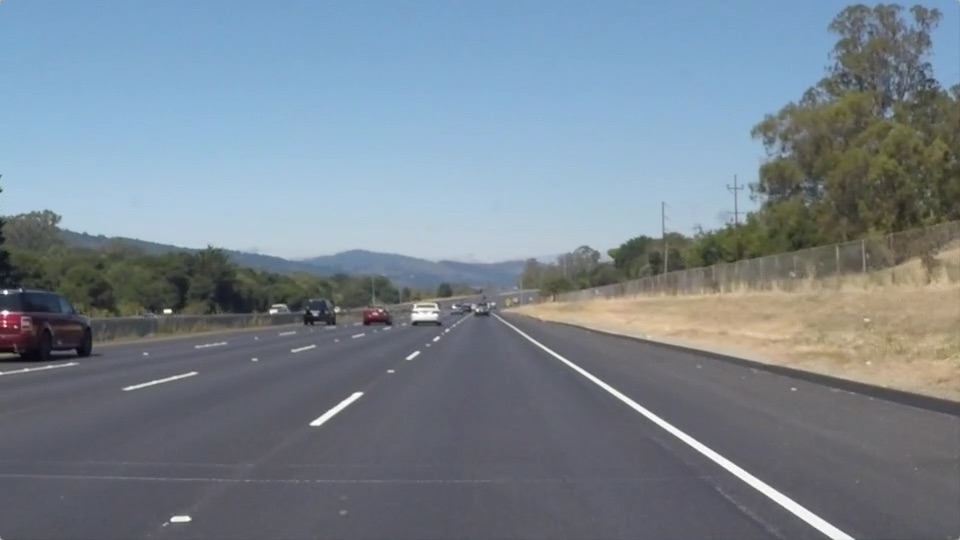
#> input picture Term1/Projects/P1-LaneLines/test_images/solidWhiteRight.jpg, 960 x 540 px
$ jupyter execute --allow-errors P1.ipynb   (shell and % lines are left out)
#> lines starting #> are read from the running program, lines starting #| are printed output that depends on the picture
# Self-Driving Car Engineer Nanodegree

## Project: **Finding Lane Lines on the Road**
***
In this project, you will use the tools you learned about in the lesson to identify lane lines on the road.  You can develop your pipeline on a series of individual images, and later apply the result to a video stream (really just a series of images). Check out the video clip "raw-lines-example.mp4" (also contained in this repository) to see what the output should look like after using the helper functions below.

Once you have a result that looks roughly like "raw-lines-example.mp4", you'll need to get creative and try to average and/or extrapolate the line segments you've detected to map out the full extent of the lane lines.  You can see an example of the result you're going for in the video "P1_example.mp4".  Ultimately, you would like to draw just one line for the left side of the lane, and one for the right.

In addition to implementing code, there is a brief writeup to complete. The writeup should be completed in a separate file, which can be either a markdown file or a pdf document. There is a [write up template](https://github.com/udacity/CarND-LaneLines-P1/blob/master/writeup_template.md) that can be used to guide the writing process. Completing both the code in the Ipython notebook and the writeup template will cover all of the [rubric points](https://review.udacity.com/#!/rubrics/322/view) for this project.

---
Let's have a look at our first image called 'test_images/solidWhiteRight.jpg'.  Run the 2 cells below (hit Shift-Enter or the "play" button above) to display the image.

**Note: If, at any point, you encounter frozen display windows or other confounding issues, you can always start again with a clean slate by going to the "Kernel" menu above and selecting "Restart & Clear Output".**

---

**The tools you have are color selection, region of interest selection, grayscaling, Gaussian smoothing, Canny Edge Detection and Hough Tranform line detection.  You  are also free to explore and try other techniques that were not presented in the lesson.  Your goal is piece together a pipeline to detect the line segments in the image, then average/extrapolate them and draw them onto the image for display (as below).  Once you have a working pipeline, try it out on the video stream below.**

---

<figure>

 <figcaption>
 <p></p>
 <p style="text-align: center;"> Your output should look something like this (above) after detecting line segments using the helper functions below </p>
 </figcaption>
</figure>
 <p></p>
<figure>

 <figcaption>
 <p></p>
 <p style="text-align: center;"> Your goal is to connect/average/extrapolate line segments to get output like this</p>
 </figcaption>
</figure>

**Run the cell below to import some packages.  If you get an `import error` for a package you've already installed, try changing your kernel (select the Kernel menu above --> Change Kernel).  Still have problems?  Try relaunching Jupyter Notebook from the terminal prompt.  Also, see [this forum post](https://carnd-forums.udacity.com/cq/viewquestion.action?spaceKey=CAR&id=29496372&questionTitle=finding-lanes---import-cv2-fails-even-though-python-in-the-terminal-window-has-no-problem-with-import-cv2) for more troubleshooting tips.**

## Import Packages

[cell 1]
#importing some useful packages
import matplotlib.pyplot as plt
import matplotlib.image as mpimg
import numpy as np
import cv2

## Read in an Image

[cell 2]
#reading in an image
image = mpimg.imread('test_images/solidWhiteRight.jpg')
#> image is the input picture: shape (540, 960, 3); mean R, G, B 120.3, 132.6, 143.7

#printing out some stats and plotting
print('This image is:', type(image), 'with dimensions:', image.shape)
#| This image is: <class 'numpy.ndarray'> with dimensions: (540, 960, 3)
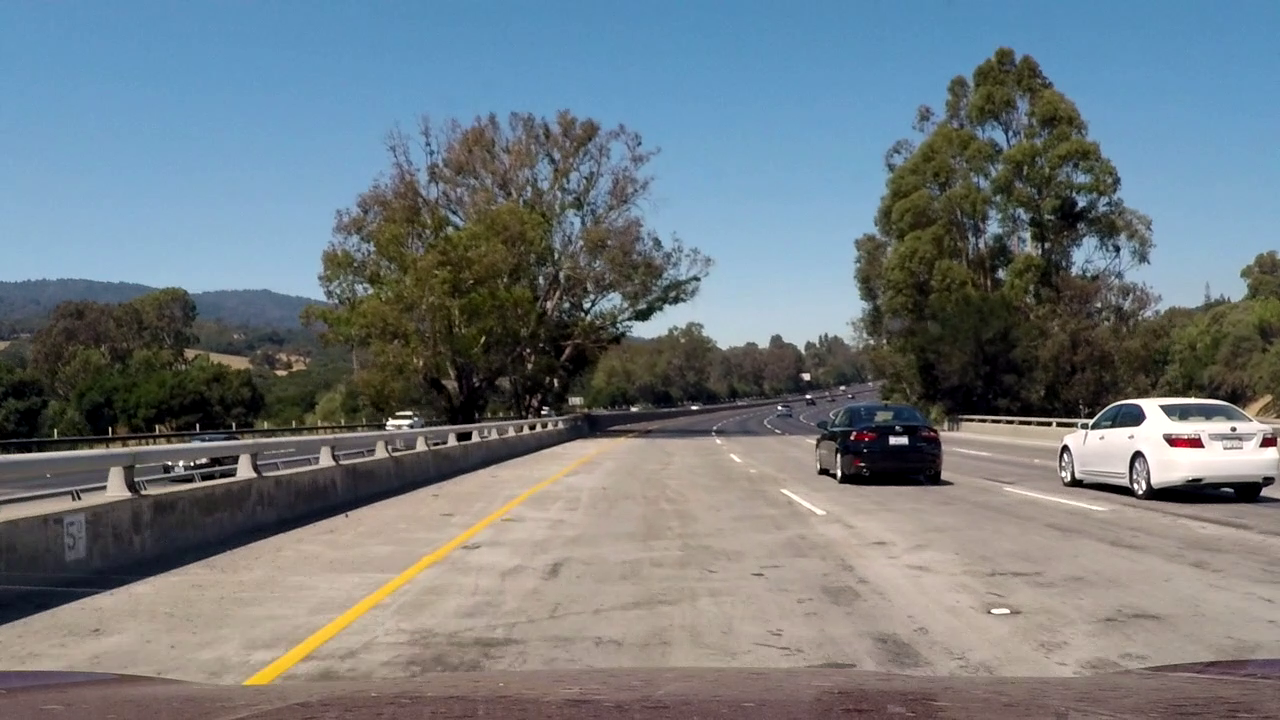
#> input picture Term1/Projects/P1-LaneLines/test_images/challenge1.jpg, 1280 x 720 px
#> further down, img is the input picture: shape (720, 1280, 3) float32; mean R, G, B 0.447, 0.481, 0.501
plt.imshow(image)  # if you wanted to show a single color channel image called 'gray', for example, call as plt.imshow(gray, cmap='gray')

## Ideas for Lane Detection Pipeline

**Some OpenCV functions (beyond those introduced in the lesson) that might be useful for this project are:**

`cv2.inRange()` for color selection
`cv2.fillPoly()` for regions selection
`cv2.line()` to draw lines on an image given endpoints
`cv2.addWeighted()` to coadd / overlay two images
`cv2.cvtColor()` to grayscale or change color
`cv2.imwrite()` to output images to file
`cv2.bitwise_and()` to apply a mask to an image

**Check out the OpenCV documentation to learn about these and discover even more awesome functionality!**

## Helper Functions

Below are some helper functions to help get you started. They should look familiar from the lesson!

[cell 3]
import math

def grayscale(img):
    """Applies the Grayscale transform
    This will return an image with only one color channel"""
    return cv2.cvtColor(img, cv2.COLOR_RGB2GRAY)
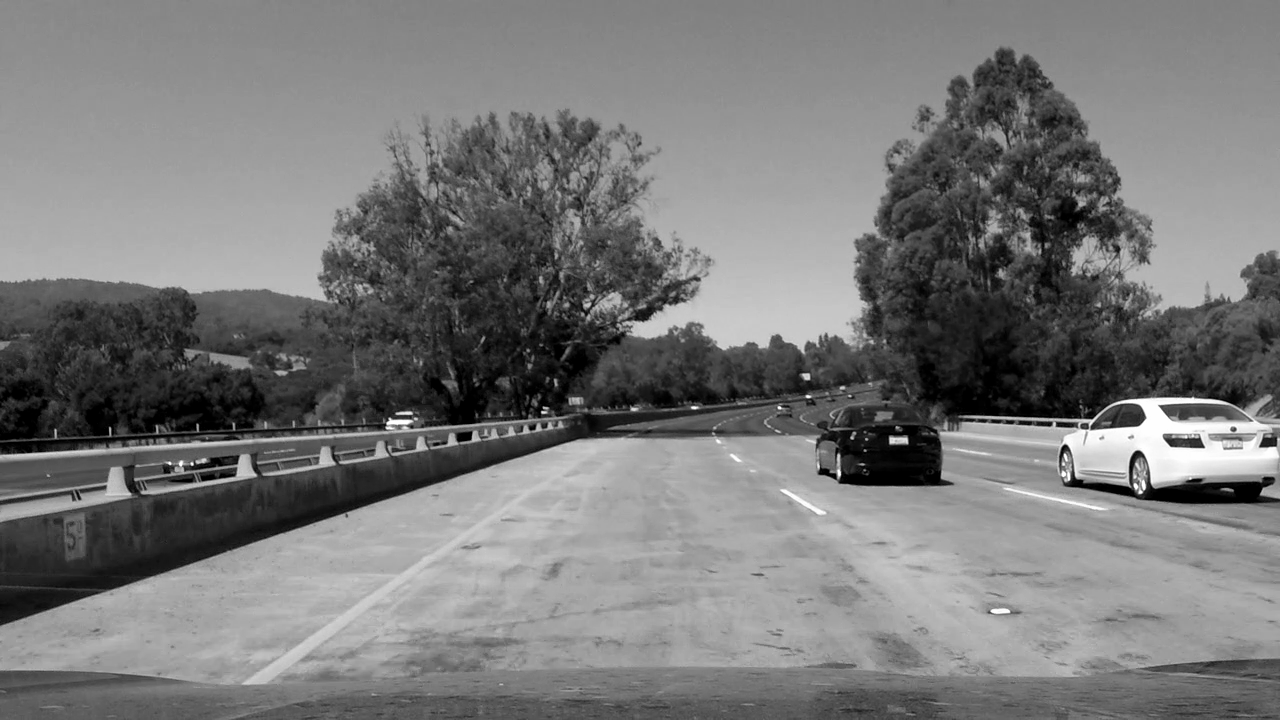
#> returned value: shape (720, 1280) float32; min 0, max 1, mean 0.473
    # Or use BGR2GRAY if you read an image with cv2.imread()
    # return cv2.cvtColor(img, cv2.COLOR_BGR2GRAY)

def canny(img, low_threshold, high_threshold):
    """Applies the Canny transform"""
    return cv2.Canny(img, low_threshold, high_threshold)

def gaussian_blur(img, kernel_size):
    """Applies a Gaussian Noise kernel"""
#> called with kernel_size = 3
    return cv2.GaussianBlur(img, (kernel_size, kernel_size), 0)

# [106 lines left out: functions region_of_interest, draw_lines, hough_lines, weighted_img, not called in this run]

## Test Images

Build your pipeline to work on the images in the directory "test_images"
**You should make sure your pipeline works well on these images before you try the videos.**

[cell 4]
import os
os.listdir("test_images/")

[cell 5]
# TODO: Build your pipeline that will draw lane lines on the test_images
# then save them to the test_images directory.

def detect_edges(img):
    gray = grayscale(img)
    blur_gray = gaussian_blur(gray, 3)
    edges = canny(blur_gray, 50, 150)
    return edges

# [21 lines left out: function detect_lines, not called in this run]

def find_lanes_pipeline(img):
    edges = detect_edges(img)
    lines = detect_lines(img, edges)
    plt.imshow(lines)
    return lines

## Build a Lane Finding Pipeline

Build the pipeline and run your solution on all test_images. Make copies into the `test_images_output` directory, and you can use the images in your writeup report.

Try tuning the various parameters, especially the low and high Canny thresholds as well as the Hough lines parameters.

[cell 6]
i = 1
paths = (path for path in os.listdir("test_images/") if path.endswith(".jpg"))
#> (the rest of this cell did not finish here and is left out)
